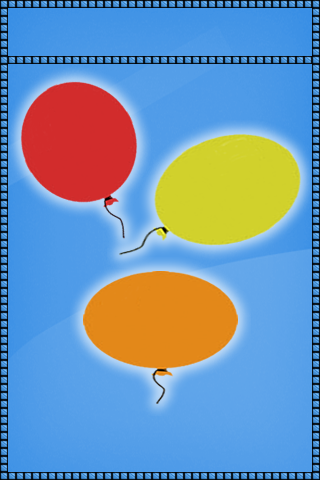

A 2D game scene composited from a Tiled map and its tileset images. What follows is a short description and the map's XML, with each tile layer's data collapsed to a summary:
An orthogonal 40x60 tile map with 8x8 px tiles, 2 tile layers (Back, Front), 2 tilesets.

<map version="1.0" orientation="orthogonal" width="40" height="60" tilewidth="8" tileheight="8">
 <tileset firstgid="1" name="Borders" tilewidth="8" tileheight="8">
  <image source="cbox-borders_x8.png" trans="ff00ff" width="56" height="8" />
 </tileset>
 <tileset firstgid="8" name="BG" tilewidth="160" tileheight="160">
  <image source="mainmenu.png" trans="ff00ff" width="320" height="480" />
 </tileset>
 <layer name="Back" width="40" height="60">
  <data>[2400 cells, 6 non-empty, 6 distinct tile ids]</data>
 </layer>
 <layer name="Front" width="40" height="60">
  <data>[2400 cells, 234 non-empty, 1 distinct tile ids]</data>
 </layer>
</map>
